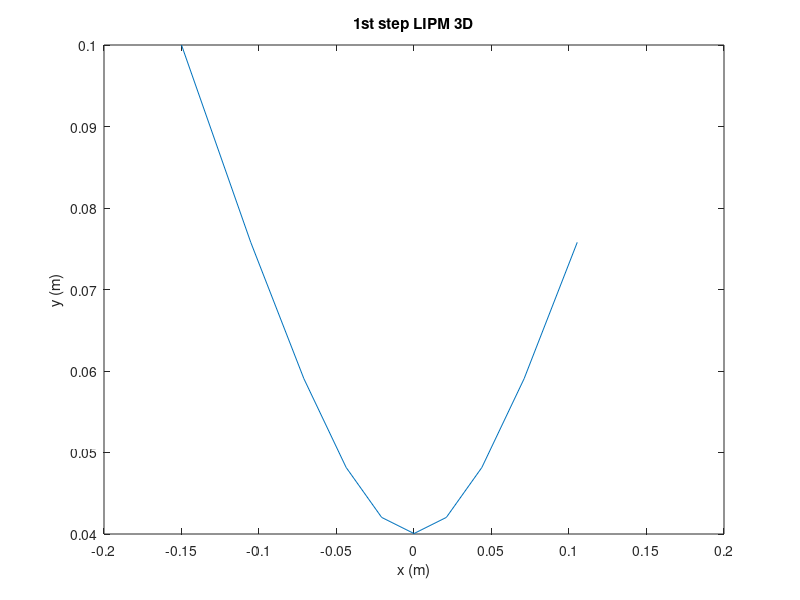
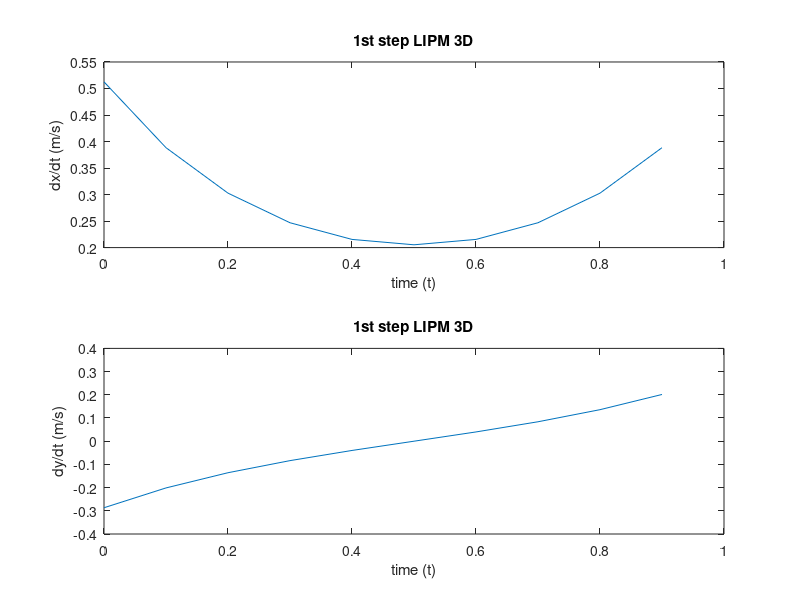

Reproduce these figures in MATLAB, in order.



% ======== input ========
samples = 10;
Tperiod = 1; %time to switch CoM base

Sx = [0.3 0.3 0.3]; %step width x
Sy = [0.2 0.2 0.2]; %step width y


% ======== initialze ========
numSteps = length(Sx); %change to numSteps
z = 1.0; %hubo COM height
g = 9.8;
Tc = sqrt(z/g);
C = cosh(Tperiod/Tc);
S = sinh(Tperiod/Tc);

% p footplacement


% walk primitive

xWalkPrimitive = zeros(1,numSteps);
yWalkPrimitive = zeros(1,numSteps);


x0InitCond = zeros(numSteps,1); %pos IC
y0InitCond = zeros(numSteps,1);
vx0InitCond = zeros(numSteps,1); %vel IC
vy0InitCond = zeros(numSteps,1);


% update primitive according to Sx, Sy
for k = 1:numSteps-1
    xWalkPrimitive(k) = Sx(k+1)/2;
    yWalkPrimitive(k) = (-1)^(k-1) * Sy(k+1)/2;
    
    % ======== calculate initial pos ========
    x0InitCond(k) = -xWalkPrimitive(k);
    y0InitCond(k) = yWalkPrimitive(k);
    
    % ======== calculate initial velocity ========
    vx0InitCond(k) = (xWalkPrimitive(k) - (x0InitCond(k)*C)) / (Tc * S);
    vy0InitCond(k) = (yWalkPrimitive(k) - (y0InitCond(k)*C)) / (Tc * S);


end



t = 0:Tperiod/samples:Tperiod-(Tperiod/samples); %time array

xPosSteps = zeros(numSteps,samples); %matrix of [row = N steps, col = x(t)]
yPosSteps = zeros(numSteps,samples); %matrix of [row = N steps, col = y(t)]
xVelSteps = zeros(numSteps,samples); %matrix of [row = N steps, col = vx(t)]
yVelSteps = zeros(numSteps,samples); %matrix of [row = N steps, col = vy(t)]



% ======== calculate terminal velocity ========

% 
% vxTerminal = xbar* ( C +1 ) / (Tc*S);
% vyTerminal = ybar* ( C -1 ) / (Tc*S);


% ======== main ========

for i=1:numSteps
    
    %calculate 2d x motion
    xPosSteps(i,:) = (x0InitCond(i) * cosh(t/Tc)) + (Tc * vx0InitCond(i) * sinh(t/Tc));
    %calculate 2d y motion
    yPosSteps(i,:) = (y0InitCond(i) * cosh(t/Tc)) + (Tc * vy0InitCond(i) * sinh(t/Tc));
    %calculate x velocity
    xVelSteps(i,:) = ( x0InitCond(i)/Tc *sinh(t/Tc) + (vx0InitCond(i)* cosh(t/Tc)) );
    %calculate y velocity
    yVelSteps(i,:) = ( y0InitCond(i)/Tc *sinh(t/Tc) + (vy0InitCond(i)* cosh(t/Tc)) );
    
    %update IC of next step
    
    %add to globalX,Y vs T
    
end


%plot
f1 = figure;
plot(xPosSteps(1,:),yPosSteps(1,:))
xlabel('x (m)')
ylabel('y (m)')
title('1st step LIPM 3D')

f2 = figure;
subplot(2,1,1)
plot(t, xVelSteps(1,:))
xlabel('time (t)')
ylabel('dx/dt (m/s)')
title('1st step LIPM 3D')

subplot(2,1,2)
plot(t, yVelSteps(1,:))
xlabel('time (t)')
ylabel('dy/dt (m/s)')
title('1st step LIPM 3D')



